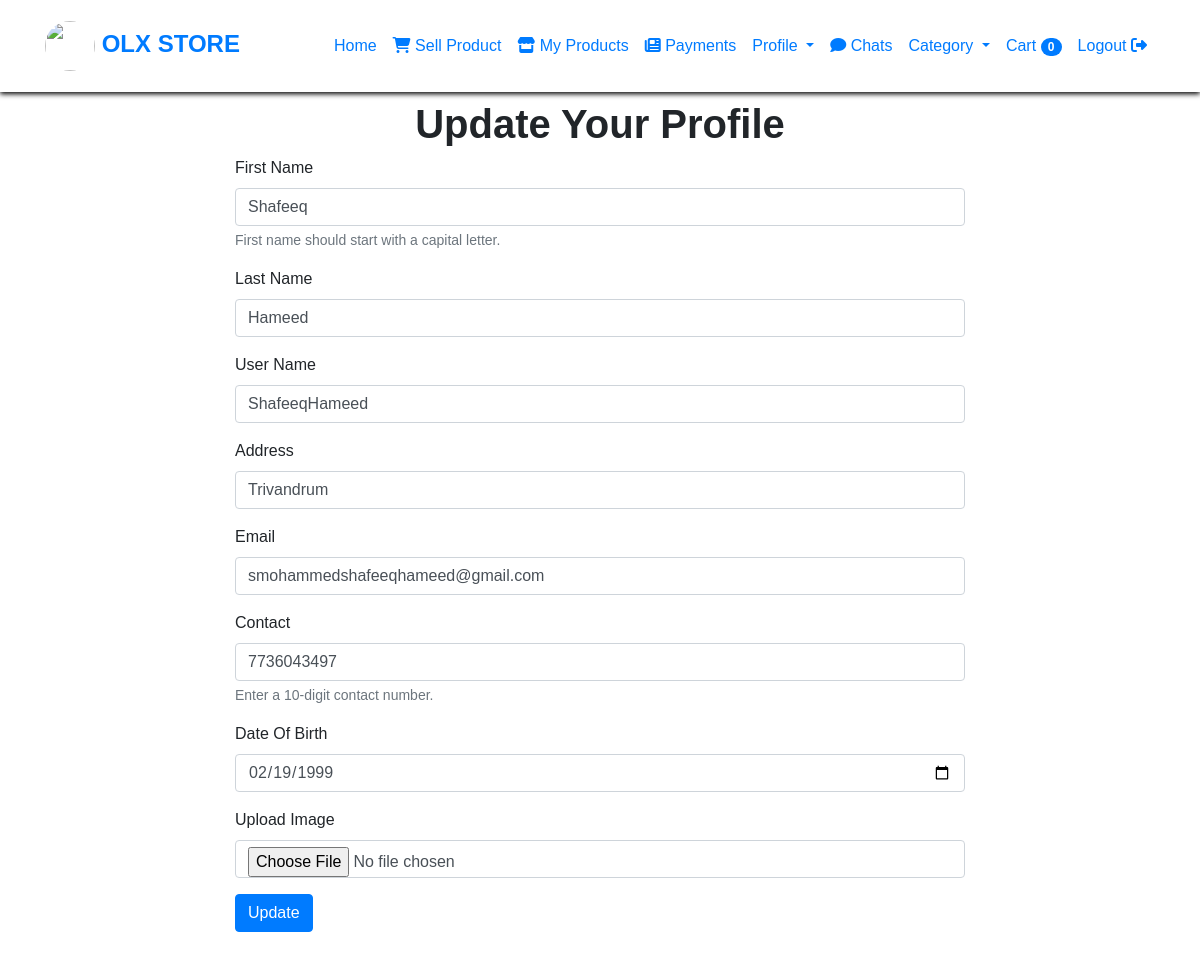
Screenshot of /edit_user (signed in) with the database file from the repository.
### olx_management_app/models.py (models this page shows, shortened)
class Signup(models.Model):
    user = models.ForeignKey(User, on_delete=models.CASCADE, null=True)
    Address = models.CharField(max_length=255)
    contact = models.CharField(max_length=10)
    dob = models.DateField()
    img = models.ImageField(upload_to='images/')
    STATUS_CHOICES = (
        ('Pending Approval', 'Pending Approval'),
        ('Approved', 'Approved'),
    )
    approval_status = models.CharField(max_length=20, choices=STATUS_CHOICES, default='Pending Approval')

### olx_management_app/views.py (the view)
# urls.py: path('edit_user', views.edit_user, name='edit_user'),
@login_required(login_url='index')
def edit_user(request):
    ca = Category.objects.all()
    current_user=request.user
    user_products = Addproduct.objects.filter(user=current_user,is_approved=True)
    user_chat_messages = ChatMessageData.objects.filter(is_seen=False).exclude(sender=request.user)
    user_profile = Signup.objects.get(user=request.user)
    cart_items = Cart.objects.filter(user=request.user).select_related('Product')
    example_category_dict = {}
    categories = Category.objects.all()
    for category in categories:
        subcategories = SubCategory.objects.filter(cat_name=category)
        subcategory_list = [sub.sub_cat_name for sub in subcategories]
        example_category_dict[category.cat_name] = subcategory_list
    return render(request, 'edit_user.html', {'cartitems': cart_items,'Product': user_profile, 'ca': ca, 'user_chat_messages':user_chat_messages, "example_category_dict":example_category_dict})

### templates/edit_user.html (shortened to what this page needs)
{% load static %}
<!DOCTYPE html>
<html lang="en">
<head>
    <link rel="stylesheet" href="https://cdn.jsdelivr.net/npm/bootstrap@4.6.2/dist/css/bootstrap.min.css">
    <link rel="stylesheet" href="https://cdnjs.cloudflare.com/ajax/libs/font-awesome/6.4.2/css/all.min.css"
/>
</head>
<body>
<nav class="navbar navbar-expand-lg">
    <div class="container">
        <a class="navbar-brand" href="#"><img src="{% static 'images/giphy.gif' %}" height="50px" width="50px"
                                              class="rounded-circle"> OLX STORE</a>
        <div class="collapse navbar-collapse" id="navbarNav">
            <ul class="navbar-nav ml-auto">
                <li class="nav-item active">
                    <a class="nav-link" href="{% url 'userhome' %}">Home</a>
                </li>
                <li class="nav-item active">
                    <a class="nav-link" href="{% url 'UserAddproducts' %}"> <i class="fa-solid fa-cart-shopping"></i>
                        Sell Product </a>
                </li>
                <li class="nav-item active">
                    <a class="nav-link" href="{% url 'show_user_products' %}"> <i class="fa-solid fa-store"></i>
                        My Products </a>
                </li>
                 <li class="nav-item active">
                    <a class="nav-link" href="{% url 'show_user_payment_history' %}"> <i class="fa-solid fa-newspaper"></i>
                        Payments </a>
                </li>
                <li class="nav-item dropdown">
                    <a class="nav-link dropdown-toggle" href="#" id="facilitiesDropdown" role="button"
                       data-toggle="dropdown" aria-haspopup="true" aria-expanded="false">
                        Profile
                    </a>
                </li>
            <li class="nav-item active">
                <a class="nav-link" href="{% url 'show_requestedProduct' %}">
                    <i class="fas fa-comment"></i>
                    Chats
                </a>
            </li>
                <li class="nav-item dropdown">
                    <a class="nav-link dropdown-toggle" href="#" data-toggle="dropdown"> Category </a>
                </li>
                <li class="nav-item">
                    <a class="nav-link" href="{% url 'cart' %}">
                        Cart <span class="badge badge-pill badge-primary">{{ cartitems|length }}</span>
                    </a>
                </li>
                <li class="nav-item active">
                    <a class="nav-link" href="{% url 'logout1' %}">Logout <i class="fa-solid fa-right-from-bracket"></i></a>
                </li>
            </ul>
        </div>
    </div>
</nav>
<div class="container">
    <div class="row justify-content-center">
        <div class="col-md-8">
            <div class="form-container" style="margin-top: 100px;">
                <h1><b>
                    <center>Update Your Profile</center>
                </b></h1>
                <form id="id1" enctype="multipart/form-data" action="{% url 'edit_details' Product.user.id %}"
                      method="post">
                    <div class="form-group">
                        <label for="fname">First Name</label>
                        <input type="text" class="form-control" name="fname" id="fname" value="{{Product.user.first_name}}"
                               placeholder="Enter your First name" pattern="^[A-Z][a-zA-Z]*$" required>
                        <small class="form-text text-muted">First name should start with a capital letter.</small>
                    </div>
                    <div class="form-group">
                        <label for="lname">Last Name</label>
                        <input type="text" class="form-control" name="lname" value="{{Product.user.last_name}}"
                               placeholder="Enter your last name" required>
                    </div>
                    <div class="form-group">
                        <label for="lname">User Name</label>
                        <input type="text" class="form-control" name="uname" value="{{Product.user.username}}"
                               placeholder="Enter your User name" required>
                    </div>
                    <div class="form-group">
                        <label for="address">Address</label>
                        <input type="text" class="form-control" name="address" value="{{Product.Address}}"
                               placeholder="Enter your Address" required>
                    </div>
                    <div class="form-group">
                        <label for="email">Email</label>
                        <input type="email" class="form-control" name="email" value="{{Product.user.email}}"
                               placeholder="Enter your Email" required>
                    </div>
                    <div class="form-group">
                        <label for="contact">Contact</label>
                        <input type="text" class="form-control" name="contact" value="{{Product.contact}}"
                               placeholder="Enter your Contact Number" pattern="\d{10}" required>
                        <small class="form-text text-muted">Enter a 10-digit contact number.</small>
                    </div>
                    <div class="form-group">
                        <label for="">Date Of Birth</label>
                        <input type="Date" class="form-control" id="date" value="{{Product.dob|date:'Y-m-d'}}" name="dob"
                               required>
                    </div>
                    <div class="form-group">
                        <label for="img">Upload Image</label>
                        <input type="file" class="form-control" id="img" name="img" accept="image/*">
                    </div>
                    <button type="submit" class="btn btn-primary">Update</button>
                </form>
                <br><br>
            </div>
        </div>
    </div>
</div>
</body>
</html>

### templates/edit_user.html (style rules this page uses)
body { margin: 0; padding: 0; background-size: cover; background-position: center center; min-height: 100vh; font-family: Helvetica, Verdana, Roboto; }
.navbar { background: rgb(255, 255, 255); box-shadow: 0 2px 5px rgb(0, 0, 0); padding: 1rem; position: absolute; top: 0; width: 100%; z-index: 1; transition: background-color 0.3s ease-in-out; }
.navbar-brand { font-size: 1.5rem; font-weight: bold; }
.navbar-nav .nav-link { font-weight: 500; transition: color 0.3s ease-in-out; }
@media (min-width: 992px) { .navbar { position: fixed; } }

### rows the page displays
Signup: fname "Shafeeq", lname "Hameed", uname "ShafeeqHameed", address "Trivandrum", email "smohammedshafeeqhameed@gmail.com", contact "7736043497", dob "02/19/1999"

### other values shown
{{ cartitems|length }} "0"
